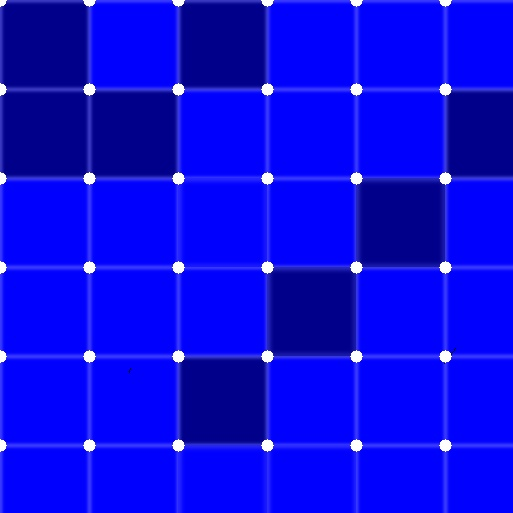
#> input picture dataset_train/real_marked_images/Img46.jpg, 513 x 513 px, found by its file name; its folder holds 3 pictures in this run
$ python 'transformed keypoints.py'
#> lines starting #> are read from the running program, lines starting #| are printed output that depends on the picture
import cv2
import numpy as np
import json
import os

# ================================
# 1️⃣ Load base dataset (real_images.json)
# ================================
real_json_path = r"C:\pragati\codes\lightglue\tile_detection_model\dataset_train\real_images.json"
save_dir = os.path.dirname(real_json_path)

# Folder paths
real_dir = os.path.join(save_dir, "real_marked_images")
warped_dir = os.path.join(save_dir, "warped_images")

os.makedirs(real_dir, exist_ok=True)
os.makedirs(warped_dir, exist_ok=True)

with open(real_json_path, "r") as f:
#> (reads dataset_train/real_images.json from the repository)
    real_data = json.load(f)

images_info = real_data["images"]
print(f"✅ Loaded {len(images_info)} base images from {real_json_path}")

# ================================
# 2️⃣ Helper: Random perspective warp
# ================================
def safe_random_warp(img, keypoints, max_shift=10, strong_warp=False):
    """
    Apply a mild random perspective warp with consistent keypoints.
    Keeps image the same size (no cropping/padding distortion).
    """
    h, w = img.shape[:2]

    # 1️⃣ Define original corners
    pts1 = np.float32([
        [0, 0],
        [w - 1, 0],
        [0, h - 1],
        [w - 1, h - 1]
    ])

    # 2️⃣ Generate random shifts (gentle)
    shift = np.random.uniform(-max_shift, max_shift, (4, 2)).astype(np.float32)
    pts2 = pts1 + shift

    # 3️⃣ Compute homography
    H = cv2.getPerspectiveTransform(pts1, pts2)

    # 4️⃣ Warp image directly (no resize)
    border_type = cv2.BORDER_REPLICATE if strong_warp else cv2.BORDER_REFLECT
    warped_img = cv2.warpPerspective(
        img, H, (w, h),
        flags=cv2.INTER_LINEAR,
        borderMode=border_type
    )

    # 5️⃣ Warp keypoints
    warped_kps = cv2.perspectiveTransform(keypoints[None, :, :], H)[0]

    # 6️⃣ Keep valid points inside image
    warped_kps[:, 0] = np.clip(warped_kps[:, 0], 0, w - 1)
    warped_kps[:, 1] = np.clip(warped_kps[:, 1], 0, h - 1)

    return warped_img, warped_kps, H


# ================================
# 3️⃣ Create warps and JSON pairs
# ================================
pairs_data = []

for entry in images_info:
    img_id = entry["id"]
    img_name = entry["filename"]

    # Use real_marked_images folder
    img_path = os.path.join(real_dir, img_name)
    keypoints = np.array(entry["keypoints"], np.float32)

    img = cv2.imread(img_path)
#> img is the input picture: shape (513, 513, 3); mean B, G, R 227.8, 8.3, 8.4
    if img is None:
        print(f"❌ Missing image: {img_path}")
        continue

    warped_img, warped_kps, H = safe_random_warp(img, keypoints)
#> in safe_random_warp, `warped_img = cv2.warpPerspective( img, H, (w, h), flags=cv2.INTER_LINE..`:
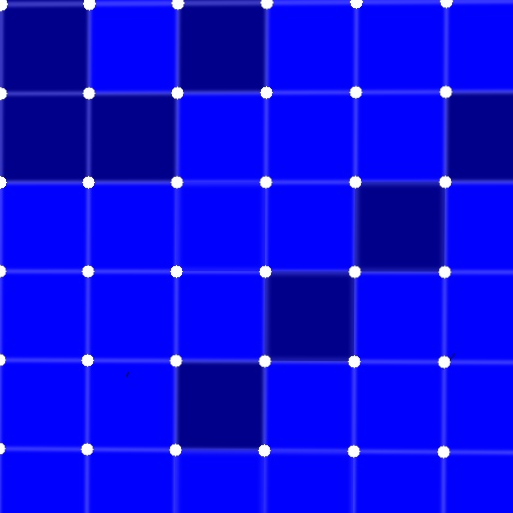
#> warped_img: shape (513, 513, 3); mean B, G, R 227.6, 8.7, 8.8
#> warped_kps = 36 pairs, first value 0 to 446, second value 1.35 to 451.5; H = [[0.986, -0.00489, 0.976], [-0.00668, 0.999, 4.3], [-3.14e-05, 2.85e-06, 1]]

    warped_name = os.path.splitext(img_name)[0] + "_warped.jpg"
    warped_path = os.path.join(warped_dir, warped_name)
    cv2.imwrite(warped_path, warped_img)

    print(f"✅ Warped {img_name} → {warped_name}")

    pair_entry = {
        "id": f"pair_{img_id}",
        "source_id": img_id,
        "image1": os.path.join("real_marked_images", img_name).replace("\\", "/"),
        "image2": os.path.join("warped_images", warped_name).replace("\\", "/"),
        "keypoints2": warped_kps.tolist(),
        "H": H.tolist()
    }
    pairs_data.append(pair_entry)
#> pass 2 of the loop `for entry in images_info:`:
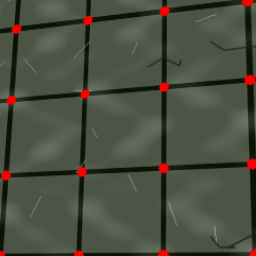
#> input picture dataset_train/real_marked_images/tile_013.png, 256 x 256 px, found by its file name
#> img is the input picture: shape (256, 256, 3); mean B, G, R 64.2, 78.6, 74.6
#> in safe_random_warp (call 2), `warped_img = cv2.warpPerspective( img, H, (w, h), flags=cv2.INTER_LINE..`:
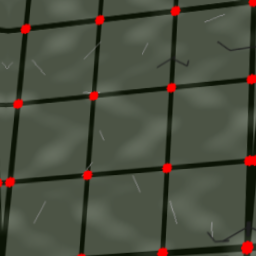
#> warped_img: shape (256, 256, 3); mean B, G, R 63.8, 78.1, 74.4
#> `warped_img, warped_kps, H = safe_random_warp(img, keypoints)`: warped_kps = 16 rows, first 8: [9.27, 0], [97.59, 0], [181.3, 0], [255, 0.578], [6.58, 88.12], [94.08, 86.74], [177.1, 85.44], [255, 84.2]; H = [[1.07, -0.0309, 9.27], [0.0116, 1.07, -2.33], [0.000322, 0.000123, 1]]
#> pass 3 of the loop `for entry in images_info:`:
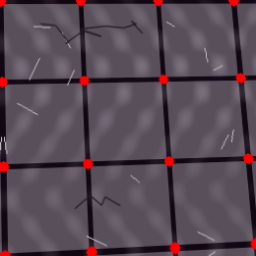
#> input picture dataset_train/real_marked_images/tile_079.png, 256 x 256 px, found by its file name
#> img is the input picture: shape (256, 256, 3); mean B, G, R 85.5, 73.7, 86.6
#> in safe_random_warp (call 3), `warped_img = cv2.warpPerspective( img, H, (w, h), flags=cv2.INTER_LINE..`:
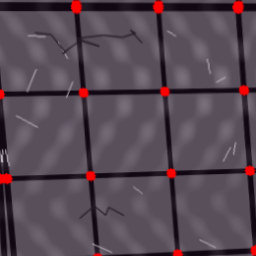
#> warped_img: shape (256, 256, 3); mean B, G, R 85.1, 73.3, 86.2
#> `warped_img, warped_kps, H = safe_random_warp(img, keypoints)`: warped_kps = 16 rows, first 8: [0, 6.65], [80.73, 6.9], [170.8, 7.15], [255, 7.4], [0, 97.13], [84.51, 97.24], [171.5, 97.35], [255, 97.45]; H = [[1.06, 0.0791, -9.6], [0.00307, 1.1, 6.65], [1.8e-05, 0.000409, 1]]

# ================================
# 4️⃣ Save as train_pairs.json
# ================================
output_path = os.path.join(save_dir, "train_pairs.json")
with open(output_path, "w") as f:
    json.dump({"pairs": pairs_data}, f, indent=4)

print(f"\n💾 Saved {len(pairs_data)} warped pairs → {output_path}")
#| 💾 Saved 3 warped pairs → train_pairs.json
